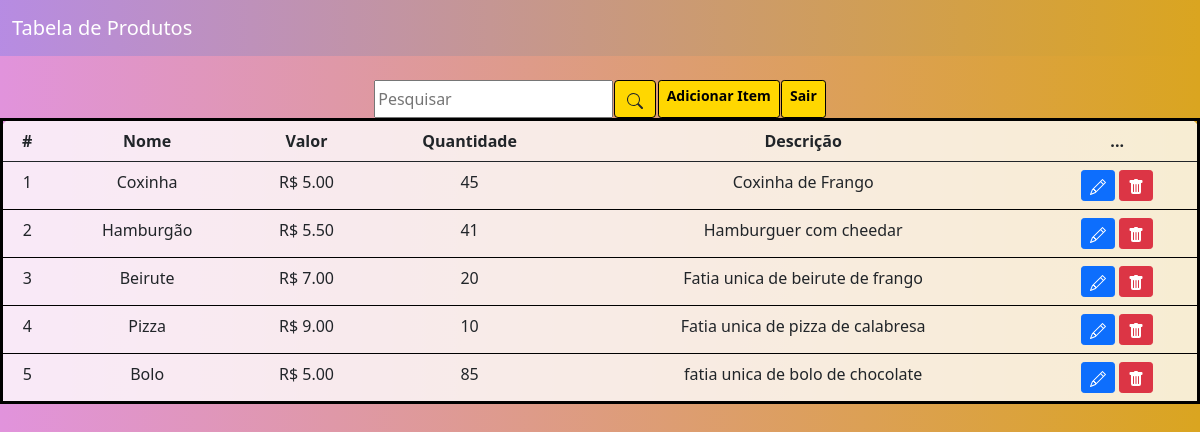
Screenshot of /Gerenciamento.php with the database file from the repository.
### tables this page shows
CREATE TABLE Produtos(
			IDProduto INT NOT NULL auto_increment PRIMARY KEY,
			IDEstabelecimento INT NOT NULL,
			nome_produto VARCHAR(40) NOT NULL,
			valor DECIMAL(4,2) NOT NULL,
			quant INT NOT NULL,
			descricao VARCHAR(250) NOT NULL,

			constraint FK_Estabelecimento foreign key (IDEstabelecimento) references Estabelecimento(IDEstabelecimento)
	);

### Gerenciamento.php (the view, shortened to what this page needs)
<?php
    include_once('config.php');
	if (!empty($_GET['search']))
	{
		$data = $_GET['search'];
		$sql = "SELECT * FROM Produtos WHERE IDProduto LIKE '%$data%' or
		IDEstabelecimento LIKE '%$data%' or
		nome_produto LIKE '%$data%' or
		valor LIKE '%$data%' or
		quant LIKE '%$data%' or
		descricao LIKE '%$data%' ORDER BY IDProduto ASC";
	}
	else
	{
		$sql = "SELECT * FROM Produtos ORDER BY IDProduto ASC";
	}
	$resultado = $conexao->query($sql);
?>
<!DOCTYPE html>
<html>
<head>
    <link href="https://cdn.jsdelivr.net/npm/bootstrap@5.0.2/dist/css/bootstrap.min.css" rel="stylesheet">
</head>
<body>
	<nav class="navbar navbar-expand-lg navbar-dark bg-primary">
        <div class="container-fluid">
            <a class="navbar-brand" href="#">Tabela de Produtos</a>
        </div>
    </nav>
    <br>
	<div class="box-search">
		<input type="search" form="form-control w-25" placeholder="Pesquisar" id="pesquisar">
		<button onclick="searchData()" class="btn" style="background: #ffd700; border: 1px solid black;">
		</button>
		<a class="btn btn-sm btn-primary" href="formulario.php" style="background: #ffd700; border: 1px solid black; color: black;"><b>Adicionar Item</b></a>
		<a class="btn btn-sm btn-primary" href="login.php" style="background: #ffd700; border: 1px solid black; color: black;" <?php session_destroy(); ?> ><b>Sair</b></a>
	</div>
	<div>
		<table class="table text-black table-bg">
		  <thead>
		    <tr>
		      <th scope="col">#</th>
		      <th scope="col">Nome</th>
		      <th scope="col">Valor</th>
		      <th scope="col">Quantidade</th>
		      <th scope="col">Descrição</th>
		      <th scope="col">...</th>
		    </tr>
		  </thead>
		  <tbody>
			<?php
				while($user_data = mysqli_fetch_assoc($resultado)){
					echo "<tr>";
					echo "<td>".$user_data['IDProduto']."</td>";
					echo "<td>".$user_data['nome_produto']."</td>";
					echo "<td>R$ ".$user_data['valor']."</td>";
					echo "<td>".$user_data['quant']."</td>";
					echo "<td>".$user_data['descricao']."</td>";
					echo "<td>
						<a class='btn btn-sm btn-primary' href='editar.php?IDProduto=$user_data[IDProduto]'>
                            	<svg xmlns='http://www.w3.org/2000/svg' width='16' height='16' fill='currentColor' class='bi bi-pencil' viewBox='0 0 16 16'>
                                <path d='M12.146.146a.5.5 0 0 1 .708 0l3 3a.5.5 0 0 1 0 .708l-10 10a.5.5 0 0 1-.168.11l-5 2a.5.5 0 0 1-.65-.65l2-5a.5.5 0 0 1 .11-.168l10-10zM11.207 2.5 13.5 4.793 14.793 3.5 12.5 1.207 11.207 2.5zm1.586 3L10.5 3.207 4 9.707V10h.5a.5.5 0 0 1 .5.5v.5h.5a.5.5 0 0 1 .5.5v.5h.293l6.5-6.5zm-9.761 5.175-.106.106-1.528 3.821 3.821-1.528.106-.106A.5.5 0 0 1 5 12.5V12h-.5a.5.5 0 0 1-.5-.5V11h-.5a.5.5 0 0 1-.468-.325z'/>
                            </svg>
                        </a>
                        <a class='btn btn-sm btn-danger' href='deletar.php?IDProduto=$user_data[IDProduto]'>
                        	<svg xmlns='http://www.w3.org/2000/svg' width='16' height='16' fill='currentColor' class='bi bi-trash-fill' viewBox='0 0 16 16'>
							  <path d='M2.5 1a1 1 0 0 0-1 1v1a1 1 0 0 0 1 1H3v9a2 2 0 0 0 2 2h6a2 2 0 0 0 2-2V4h.5a1 1 0 0 0 1-1V2a1 1 0 0 0-1-1H10a1 1 0 0 0-1-1H7a1 1 0 0 0-1 1H2.5zm3 4a.5.5 0 0 1 .5.5v7a.5.5 0 0 1-1 0v-7a.5.5 0 0 1 .5-.5zM8 5a.5.5 0 0 1 .5.5v7a.5.5 0 0 1-1 0v-7A.5.5 0 0 1 8 5zm3 .5v7a.5.5 0 0 1-1 0v-7a.5.5 0 0 1 1 0z'/>
							</svg>
                        </a>
				</td>";
				}
			?>
		  </tbody>
		</table>
	</div>
</body>
</html>

### Gerenciamento.php (style rules this page uses)
body { background: linear-gradient(to right, rgb(225, 147, 220), rgb(218, 165, 32)); color: black; text-align: center; }
.box-search { display: flex; justify-content: center; gap: .1%; }
.table-bg { background-color: rgba(255, 255, 255, 0.8); border-radius: 15px 15px 0 0; border: 3px solid black; }
nav { background: linear-gradient(to right, rgba(225, 147, 220, 0.8), rgb(218, 165, 32)); text-align: center; }

### rows the page displays
produtos: IDProduto "1", nome_produto "Coxinha", valor "5.00", quant "45", descricao "Coxinha de Frango"
produtos: IDProduto "2", nome_produto "Hamburgão", valor "5.50", quant "41", descricao "Hamburguer com cheedar"
produtos: IDProduto "3", nome_produto "Beirute", valor "7.00", quant "20", descricao "Fatia unica de beirute de frango"
produtos: IDProduto "4", nome_produto "Pizza", valor "9.00", quant "10", descricao "Fatia unica de pizza de calabresa"
produtos: IDProduto "5", nome_produto "Bolo", valor "5.00", quant "85", descricao "fatia unica de bolo de chocolate"
